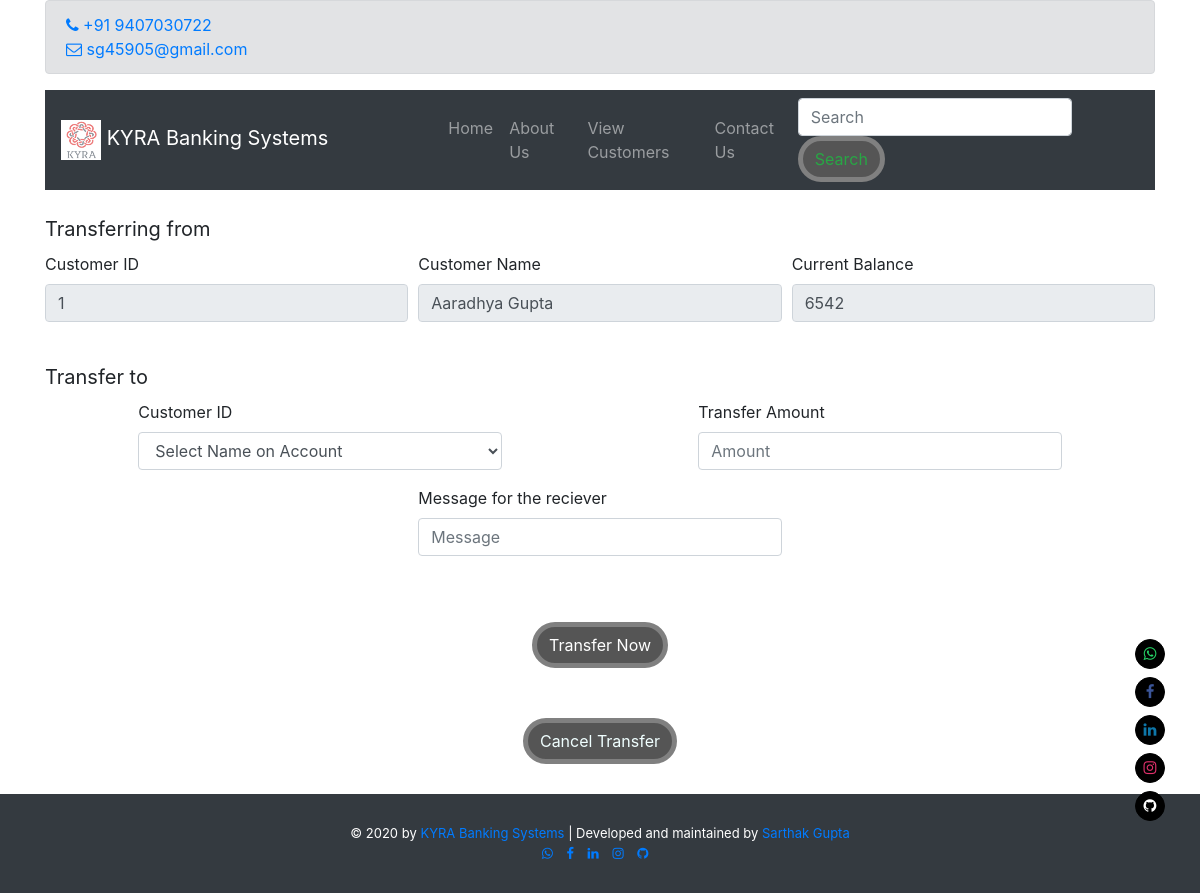
Screenshot of /transfer.php?customer_id=1 with the database file from the repository.
### tables this page shows
CREATE TABLE `customers` (
  `customer_id` int(11) NOT NULL,
  `customer_name` text NOT NULL,
  `customer_email` text NOT NULL,
  `current_balance` int(11) NOT NULL,
  `customer_image` text NOT NULL
);

### transfer.php (the view, shortened to what this page needs)
<!DOCTYPE html>
<?php
    include("functions.php");
?>
<html lang="en">
    <head>
        <link rel="stylesheet" href="https://stackpath.bootstrapcdn.com/bootstrap/4.5.1/css/bootstrap.min.css">
        <link rel="stylesheet" href="https://stackpath.bootstrapcdn.com/font-awesome/4.7.0/css/font-awesome.min.css">
        <link rel="stylesheet" href="style.css" media="all">
    </head>
    <body>
        <div class="container">
            <div class="alert alert-secondary" role="alert">
                <li style="list-style-type: none;">
                    <a style="padding-right: 10px; text-decoration: none;" href="tel:+919407030722" target="_blank">
                        <i class="fa fa-phone"></i> +91 9407030722
                    </a>
                </li>
                <li style="list-style-type: none;">
                    <a style="padding-right: 10px; text-decoration: none;" href="mailto:sg45905@gmail.com" target="_blank">
                        <i class="fa fa-envelope-o"></i> sg45905@gmail.com
                    </a>
                </li>
            </div>
            <nav class="navbar navbar-expand-lg navbar-dark bg-dark">
                <a class="navbar-brand pr-0 pr-sm-5" href="index.php">
                    <img src="images/logo.png" height="40px" width="40px">
                    KYRA Banking Systems
                </a>
                <div class="collapse navbar-collapse" id="navbarSupportedContent">
                    <ul class="navbar-nav mr-auto pl-0 pl-sm-5">
                        <li class="nav-item">
                            <a class="nav-link" href="index.php">Home</a>
                        </li>
                        <li class="nav-item">
                            <a class="nav-link" href="about.php">About Us</a>
                        </li>
                        <li class="nav-item">
                            <a class="nav-link" href="customer.php">View Customers</a>
                        </li>
                        <li class="nav-item">
                            <a class="nav-link" href="contact.php">Contact Us</a>
                        </li>
                    </ul>
                    <form class="form-inline my-2 my-lg-0" method="get" action="results.php" enctype="multipart/form-data">
                        <input class="form-control mr-sm-2" type="text" placeholder="Search" aria-label="Search" name="user_query">
                        <button class="btn btn-outline-success my-2 my-sm-0" type="submit">Search</button>
                    </form>
                </div>
            </nav>
        </div>
        <br>
        <div class="container">
            <?php
                if(isset($_GET['customer_id'])) {
                    $c_id = $_GET['customer_id'];
                    $get_customers = "select * from customers where customer_id='$c_id'";
                    $run_customers = mysqli_query($con, $get_customers);
                    $row_customers = mysqli_fetch_array($run_customers);
                    $customer_id = $row_customers['customer_id'];
                    $customer_name = $row_customers['customer_name'];
                    $current_balance = $row_customers['current_balance'];
                    echo "
                        <form action='transfer.php?customer_id=$c_id' method='post' enctype='multipart/form-data'>
                            <label for='from' style='font-size: 20px;'>Transferring from</label>
                            <div class='form-row'>
                                <div class='col-lg-4 col-md-8 col-sm-12 mb-3 mx-auto'>
                                    <label for='from_acc'>Customer ID</label>
                                    <input type='number' class='form-control' name='from_acc' value='$customer_id' readonly>
                                </div>
                                <div class='col-lg-4 col-md-8 col-sm-12 mb-3 mx-auto'>
                                    <label for='from_acc_name'>Customer Name</label>
                                    <input type='text' class='form-control' name='from_acc_name' value='$customer_name' readonly>
                                </div>
                                <div class='col-lg-4 col-md-8 col-sm-12 mb-3 mx-auto'>
                                    <label for='curr_bal'>Current Balance</label>
                                    <input type='number' class='form-control' name='curr_bal' value='$current_balance' readonly>
                                </div>
                            </div>
                            <br>
                            <label for='to' style='font-size: 20px;'>Transfer to</label>
                            <div class='form-row'>
                                <div class='col-lg-4 col-md-8 col-sm-12 mb-3 mx-auto'>
                                    <label for='to_acc'>Customer ID</label>
                                    <select class='form-control' name='to_acc' required>
                                        <option value='0'>Select Name on Account</option>
                    ";
                    echo "
                                    </select>
                                </div>
                                <div class='col-lg-4 col-md-8 col-sm-12 mb-3 mx-auto'>
                                    <label for='transfer_amt'>Transfer Amount</label>
                                    <input type='number' class='form-control' name='transfer_amt' placeholder='Amount' required>
                                </div>
                            </div>
                            <div class='form-row'>
                                <div class='col-lg-4 col-md-8 col-sm-12 mb-3 mx-auto'>
                                    <label for='transfer_msg'>Message for the reciever</label>
                                    <input type='text' class='form-control' name='transfer_msg' placeholder='Message'>
                                </div>
                            </div>
                            <center>
                                <button type='submit' class='btn btn-primary' name='transfer'>Transfer Now</button>
                            </center>
                        </form>
                        <div class='row'>
                            <div class='col'>
                                <center>
                                    <button class='btn'>
                                        <a href='customer.php' style='text-decoration: none; color: #f0ffff;'>Cancel Transfer</a>
                                    </button>
                                </center>
                            </div>
                        </div>
                    ";
                }
            ?>
        </div>
        <div class="site-social-float">
            <a class="attesa-social" href="https://wa.me/919407030722" target="_blank" rel="noopener" title="Whatsapp">
                <i class="fa fa-whatsapp" style="color: #25d366">
                </i>
            </a>
            <a class="attesa-social" href="https://www.facebook.com/sg45905" target="_blank" rel="noopener" title="Facebook">
                <i class="fa fa-facebook" style="color: #3b5598">
                </i>
            </a>
            <a class="attesa-social" href="https://www.linkedin.com/in/sg45905/" target="_blank" rel="noopener" title="LinkedIn">
                <i class="fa fa-linkedin" style="color: #0e76a8;">
                </i>
            </a>
            <a class="attesa-social" href="https://www.instagram.com/sg.2906" target="_blank" rel="noopener" title="Instagram">
                <i class="fa fa-instagram" style="color: #e1306c">
                </i>
            </a>
            <a class="attesa-social" href="https://github.com/sg45905" target="_blank" rel="noopener" title="Github">
                <i class="fa fa-github" style="color: white">
                </i>
            </a>
        </div>
        <div class="text-center bg-dark footer">
            &copy; 2020 by <a href="index.html">KYRA Banking Systems</a> | Developed and maintained by <a href="https://sg45905.github.io" target="_blank">Sarthak Gupta</a>
            <br>
            <a style="padding-right: 10px;" href="https://wa.me/919407030722" target="_blank">
                <i class="fa fa-whatsapp"></i>
            </a>
            <a style="padding-right: 10px;" href="https://facebook.com/sg45905" target="_blank">
                <i class="fa fa-facebook"></i>
            </a>
            <a style="padding-right: 10px;" href="https://linkedin.com/in/sg45905" target="_blank">
                <i class="fa fa-linkedin"></i>
            </a>
            <a style="padding-right: 10px;" href="https://instagram.com/sg.2906" target="_blank">
                <i class="fa fa-instagram"></i>
            </a>
            <a style="padding-right: 10px;" href="https://github.com/sg45905" target="_blank">
                <i class="fa fa-github"></i>
            </a>
        </div>
    </body>
</html>

### style.css (style rules this page uses)
html { scroll-behavior: smooth; }
.footer { margin-top: 30px; padding: 30px; color: white; font-size: small; }
.footer a { text-decoration: none; }
.btn { text-align: center; margin-top: 50px; border: 5px solid gray; border-radius: 30px; background-color: #555; }
.site-social-float { position: fixed; bottom: 4em; z-index: 999; opacity: 1; -webkit-transition: all .3s ease-in-out; -moz-transition: all .3s ease-in-out; transition: all .3s ease-in-out; right: 35px; }
.site-social-float a { border-color: black; display: block; width: 30px; height: 30px; font-size: 15px; text-align: center; line-height: 28px; margin: 8px 0; border-width: 1px; border-style: solid; -webkit-transition: #ececec .3s ease-in-out; -moz-transition: #ececec .3s ease-in-out; transition: #ececec .3s ease-in-out; border-radius: 50%; background: black; }

### rows the page displays
customers: from_acc "1", from_acc_name "Aaradhya Gupta", curr_bal "6542"
